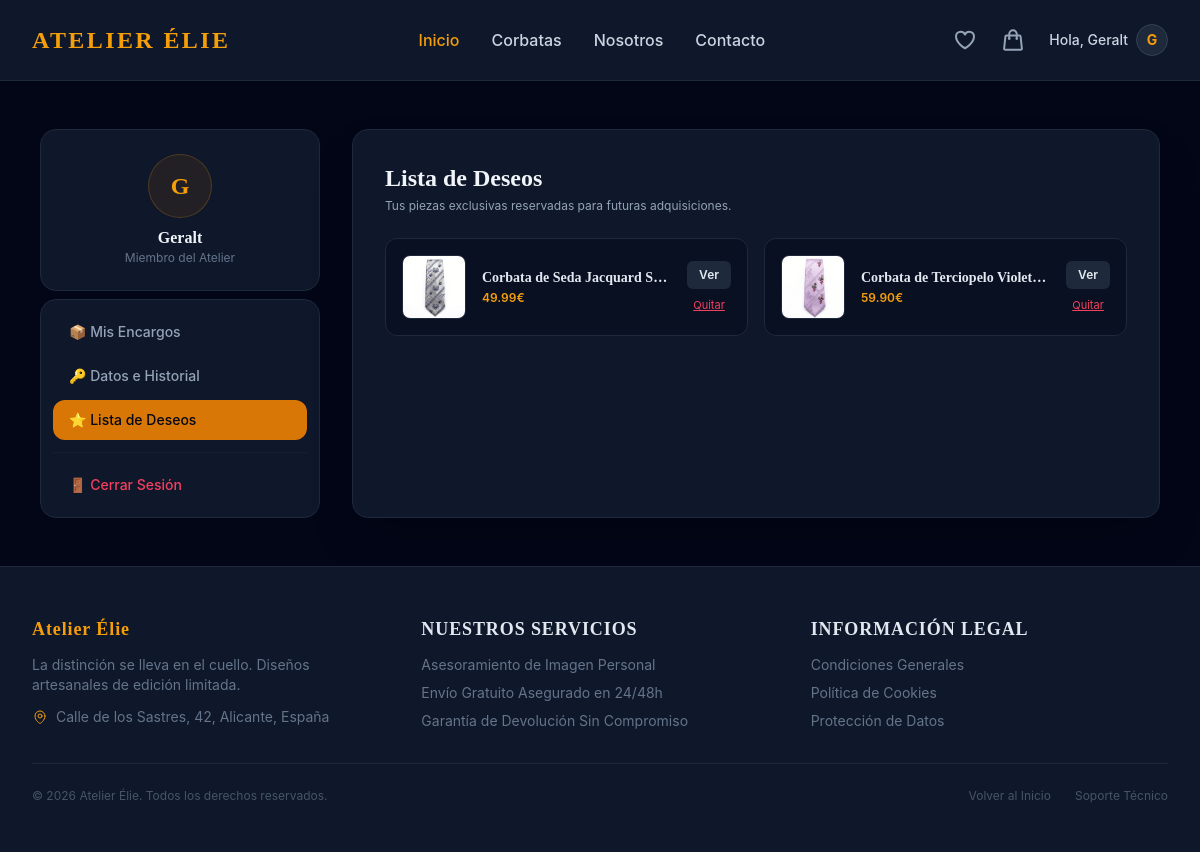
/cuenta.php?tab=favoritos (signed in), run on the app's committed database.
### tables this page shows
CREATE TABLE `CORBATA` (
  `id_corbata` INT AUTO_INCREMENT PRIMARY KEY,
  `talla` VARCHAR(50) NOT NULL,
  `color` VARCHAR(50) NOT NULL,
  `material` VARCHAR(50) NOT NULL,
  `marca` VARCHAR(100) NOT NULL,
  `precio` DECIMAL(10,2) NOT NULL,
  `stock` INT NOT NULL DEFAULT 0,
  `imagen` VARCHAR(255) NOT NULL
);

### www/helpers/sanitizer.php (called while the page is built, shortened)
<?php
function e(?string $cadena): string {
    return htmlspecialchars($cadena, ENT_QUOTES | ENT_SUBSTITUTE, 'UTF-8');
}
function sanear_string(?string $cadena): string {
    return trim(strip_tags($cadena));
}

### www/cuenta.php (the view, shortened to what this page needs)
<?php
$id_user = $_SESSION['id_usuario'];
$tab = isset($_GET['tab']) ? sanear_string($_GET['tab']) : 'pedidos';
try {
    $pdo = obtener_conexion_db();
    $pedidos = [];
    $favoritos = [];
    if ($tab === 'favoritos') {
        $stmtF = $pdo->prepare("
            SELECT c.id_corbata, c.color, c.material, c.precio, c.imagen
            FROM FAVORITO f
            JOIN CORBATA c ON f.id_corbata = c.id_corbata
            WHERE f.id_user = :id_user
        ");
        $stmtF->execute(['id_user' => $id_user]);
        $favoritos = $stmtF->fetchAll(PDO::FETCH_ASSOC);
    }
} catch (PDOException $e) {
    $error_datos = "Error en el panel: " . $e->getMessage();
}
require_once 'header.php';
?>
<div class="max-w-6xl mx-auto my-12 px-4">
    <div class="flex flex-col md:flex-row gap-8">
        <div class="w-full md:w-1/4 space-y-2">
            <div class="bg-slate-900 border border-slate-800 rounded-2xl p-6 text-center space-y-2">
                <div class="w-16 h-16 bg-amber-600/10 border border-amber-500/20 text-amber-500 rounded-full flex items-center justify-center mx-auto text-2xl font-serif font-bold uppercase">
                    <?= e(mb_substr($_SESSION['usuario'], 0, 1, 'UTF-8')) ?>
                </div>
                <div>
                    <h2 class="text-slate-100 font-bold font-serif"><?= e($_SESSION['usuario']) ?></h2>
                    <p class="text-xs text-slate-500">Miembro del Atelier</p>
                </div>
            </div>
            <nav class="bg-slate-900 border border-slate-800 rounded-2xl p-3 flex flex-row md:flex-col gap-1 overflow-x-auto">
                <a href="cuenta.php?tab=pedidos" class="flex-1 md:flex-none text-center md:text-left px-4 py-2.5 rounded-xl text-sm font-medium transition <?= $tab === 'pedidos' ? 'bg-amber-600 text-slate-950 font-bold' : 'text-slate-400 hover:bg-slate-800/50 hover:text-slate-200' ?>">
                    📦 Mis Encargos
                </a>
                <a href="cuenta.php?tab=datos" class="flex-1 md:flex-none text-center md:text-left px-4 py-2.5 rounded-xl text-sm font-medium transition <?= $tab === 'datos' ? 'bg-amber-600 text-slate-950 font-bold' : 'text-slate-400 hover:bg-slate-800/50 hover:text-slate-200' ?>">
                    🔑 Datos e Historial
                </a>
                <a href="cuenta.php?tab=favoritos" class="flex-1 md:flex-none text-center md:text-left px-4 py-2.5 rounded-xl text-sm font-medium transition <?= $tab === 'favoritos' ? 'bg-amber-600 text-slate-950 font-bold' : 'text-slate-400 hover:bg-slate-800/50 hover:text-slate-200' ?>">
                    ⭐ Lista de Deseos
                </a>
                <div class="border-t border-slate-800/60 my-2 hidden md:block"></div>
                <a href="logout.php" class="text-center md:text-left px-4 py-2.5 rounded-xl text-sm font-medium text-rose-500 hover:bg-rose-500/10 transition">
                    🚪 Cerrar Sesión
                </a>
            </nav>
        </div>
        <div class="flex-1 bg-slate-900 border border-slate-800 rounded-2xl p-6 md:p-8 shadow-2xl">
            <?php if ($tab === 'pedidos'): ?>
                <div class="space-y-6">
                    <div>
                        <h1 class="text-2xl font-serif font-bold text-slate-100">Historial de Encargos</h1>
                        <p class="text-xs text-slate-400 mt-1">Registros de compras y estados de envíos en Oxenfurt.</p>
                    </div>
                    <?php if (empty($pedidos)): ?>
                        <div class="border border-dashed border-slate-800 rounded-xl p-12 text-center text-slate-500 text-sm">
                            Todavía no has realizado ningún encargo en la colección del Atelier Élie.
                        </div>
                    <?php else: ?>
                        <div class="space-y-4">
                            <?php foreach ($pedidos as $pedido): ?>
                                <div class="border border-slate-800 bg-slate-950/40 rounded-xl p-4 flex flex-col sm:flex-row justify-between items-start sm:items-center gap-4">
                                    <div class="space-y-1">
                                        <div class="flex items-center space-x-2">
                                            <span class="text-sm font-mono font-bold text-slate-200">Pedido #<?= e($pedido['id_pedido']) ?></span>
                                            <span class="text-[10px] px-2 py-0.5 rounded font-semibold tracking-wider uppercase bg-emerald-500/10 text-emerald-400 border border-emerald-500/20">
                                                <?= e($pedido['estado'] ?? 'Procesado') ?>
                                            </span>
                                        </div>
                                        <p class="text-xs text-slate-500">Realizado el: <?= e(date('d/m/Y H:i', strtotime($pedido['fecha_pedido']))) ?></p>
                                    </div>
                                    <div class="text-right w-full sm:w-auto flex sm:flex-col justify-between sm:justify-center items-center sm:items-end">
                                        <span class="text-xs text-slate-400 sm:hidden">Total cobrado:</span>
                                        <span class="text-base font-bold text-amber-500"><?= e(number_format($pedido['total'], 2)) ?>€</span>
                                    </div>
                                </div>
                            <?php endforeach; ?>
                        </div>
                    <?php endif; ?>
                </div>
            <?php elseif ($tab === 'favoritos'): ?>
                <div class="space-y-6">
                    <div>
                        <h1 class="text-2xl font-serif font-bold text-slate-100">Lista de Deseos</h1>
                        <p class="text-xs text-slate-400 mt-1">Tus piezas exclusivas reservadas para futuras adquisiciones.</p>
                    </div>
                    <?php if (empty($favoritos)): ?>
                        <div class="border border-dashed border-slate-800 rounded-xl p-12 text-center text-slate-500 text-sm">
                            Tu lista de deseos está vacía. Explora el catálogo para añadir tus piezas preferidas.
                        </div>
                    <?php else: ?>
                        <div class="grid grid-cols-1 sm:grid-cols-2 gap-4">
                            <?php foreach ($favoritos as $fav): ?>
                                <div class="border border-slate-800 bg-slate-950/40 rounded-xl p-4 flex items-center gap-4">
                                    <img src="<?= e($fav['imagen']) ?>" alt="Corbata" class="w-16 h-16 object-cover rounded-lg bg-slate-900 border border-slate-800">
                                    <div class="flex-1 min-w-0">
                                        <h4 class="text-sm font-serif font-bold text-slate-200 truncate">Corbata de <?= e($fav['material'] . ' ' . $fav['color']) ?></h4>
                                        <p class="text-xs text-amber-500 font-semibold mt-0.5"><?= e(number_format($fav['precio'], 2)) ?>€</p>
                                    </div>
                                    <div class="flex flex-col gap-2">
                                        <a href="producto.php?id=<?= e($fav['id_corbata']) ?>" class="text-center bg-slate-800 hover:bg-slate-700 text-slate-200 text-xs font-semibold px-3 py-1.5 rounded-md transition">
                                            Ver
                                        </a>
                                        <a href="gestionar_favorito.php?id=<?= e($fav['id_corbata']) ?>" class="text-center text-rose-500 hover:text-rose-400 text-[11px] transition underline">
                                            Quitar
                                        </a>
                                    </div>
                                </div>
                            <?php endforeach; ?>
                        </div>
                    <?php endif; ?>
                </div>
            <?php endif; ?>
        </div>
    </div>
</div>
<?php require_once 'footer.php'; ?>

### data on the page
corbata: imagen (picture), material+color "Seda Jacquard S…", precio "49.99"
corbata: imagen (picture), material+color "Terciopelo Violet…", precio "59.90"

### other printed values
$_SESSION['usuario'] "Geralt"
substr($_SESSION['usuario'], 0, 1) "G"
mb_substr($_SESSION['usuario'], 0, 1, 'UTF-8') "G"
